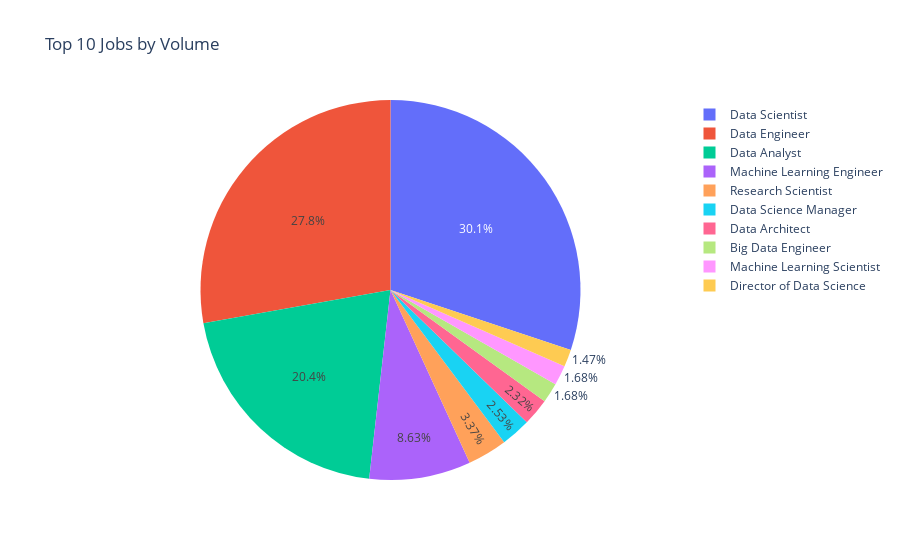

The notebook cell this image was saved under:
### Code cell
# Top 10 jobs
fig = px.pie(group[:10],values=0, names='job_title', title ='Top 10 Jobs by Volume')
fig.show()

### Figure 1 — Plotly figure (JSON) as saved in the notebook; plotly's stock layout.template omitted (floating-point values rounded to 4 significant figures)
{"data": [{"domain": {"x": [0, 1], "y": [0, 1]}, "hovertemplate": "job_title=%{label}<br>0=%{value}<extra></extra>", "labels": ["Data Scientist", "Data Engineer", "Data Analyst", "Machine Learning Engineer", "Research Scientist", "Data Science Manager", "Data Architect", "Big Data Engineer", "Machine Learning Scientist", "Director of Data Science"], "legendgroup": "", "name": "", "showlegend": true, "type": "pie", "values": [143, 132, 97, 41, 16, 12, 11, 8, 8, 7]}], "layout": {"legend": {"tracegroupgap": 0}, "title": {"text": "Top 10 Jobs by Volume"}}}
